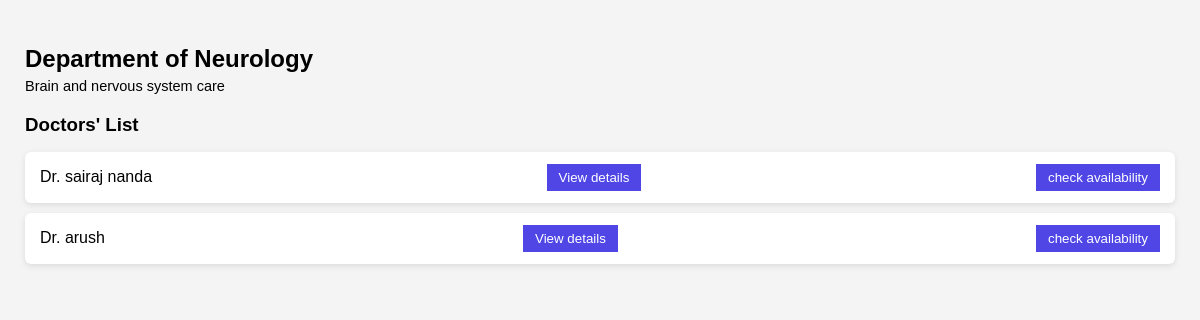
/department/6 (signed in), run on the app's committed database.
### models.py (models this page shows)
class Department(db.Model):
    id = db.Column(db.Integer, primary_key=True)
    name = db.Column(db.String(100), unique=True, nullable=False)
    description = db.Column(db.String(200))
    doctors = db.relationship('User', backref='department', lazy=True)

class User(db.Model):
    id = db.Column(db.Integer, primary_key=True, nullable=True)
    name = db.Column(db.String(50), nullable=True)
    email = db.Column(db.String(150), nullable=True)
    password = db.Column(db.String(150), nullable=True)
    role = db.Column(db.String(10), nullable=False)
    contact = db.Column(db.String(100), nullable=True)
    gender = db.Column(db.String(10), nullable=True)
    specialization = db.Column(db.String(100), nullable=True)   # Only filled for doctors
    experience = db.Column(db.Integer, nullable=True)           # Only filled for doctors
    department_id = db.Column(db.Integer, db.ForeignKey('department.id'), nullable=True)
    dob = db.Column(db.Date, nullable=True)
    medical_history = db.Column(db.Text, nullable=True)
    blacklisted = db.Column(db.Boolean, default=False)
    appointments_as_patient = db.relationship(
        'Appointment',
        backref='patient',
        lazy=True,
        foreign_keys='Appointment.patient_id'
    )
    appointments_as_doctor = db.relationship(
        'Appointment',
        backref='doctor',
        lazy=True,
        foreign_keys='Appointment.doctor_id'
    )

### app.py (the view)
@app.route("/department/<int:dept_id>")
def department_details(dept_id):
    department = Department.query.get_or_404(dept_id)
    doctors = User.query.filter_by(department_id = dept_id, role = 'd').all()
    return render_template('department_details.html', department=department, doctors=doctors)

### templates/department_details.html (shortened to what this page needs)
<!DOCTYPE html>
<html lang="en">
<head>
    <link rel="stylesheet" href="{{ url_for('static', filename='department_details.css') }}">
</head>
<body>
    <h2>Department of {{ department.name }}</h2>
    <p>{{ department.description }}</p>
    <h3>Doctors' List</h3>
    <ul>
        {% for doc in doctors %}
        <li>
            Dr. {{ doc.name }}
            <a href="/doctor_profile/{{ doc.id }}"><button type="button">View details</button></a>
            <a href="/check_availability/{{ doc.id }}"><button type="button"> check availability</button></a>
        </li>
        {% else %}
        <li>No doctors in the department yet.</li>
        {% endfor %}
    </ul>
</body>
</html>

### static/department_details.css (style rules this page uses)
body { margin: 0; padding: 25px; font-family: Arial, sans-serif; background: #f4f4f4; }
h2 { margin-bottom: 5px; }
p { margin-top: 0; margin-bottom: 15px; font-size: 14.5px; }
h3 { margin-top: 20px; margin-bottom: 10px; }
ul { list-style-type: none; padding: 0; }
ul li { background: white; margin-bottom: 10px; padding: 12px 15px; border-radius: 6px; box-shadow: 0 2px 6px rgba(0,0,0,0.1); display: flex; justify-content: space-between; align-items: center; }
button { padding: 6px 12px; background: #4f46e5; border: none; color: white; border-radiu }

### data on the page
Department: name "Neurology", description "Brain and nervous system care"
User: name "sairaj nanda"
User: name "arush"
